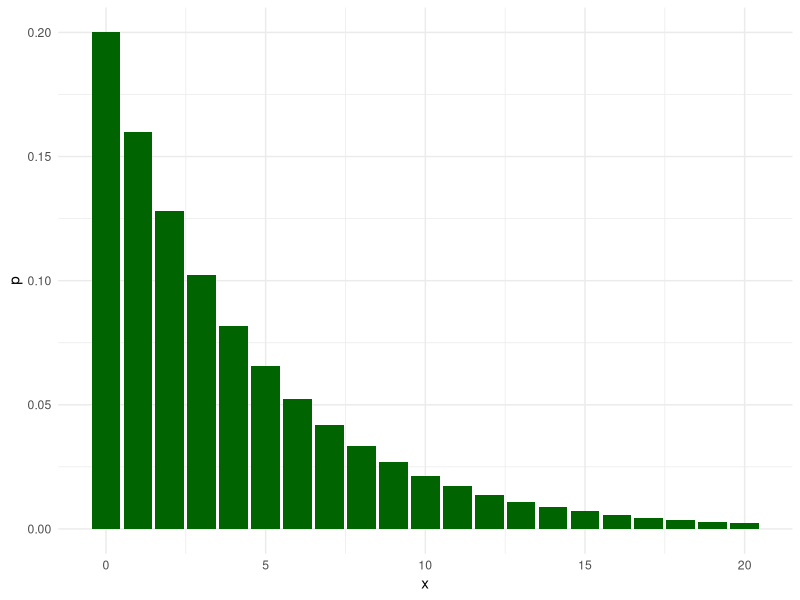
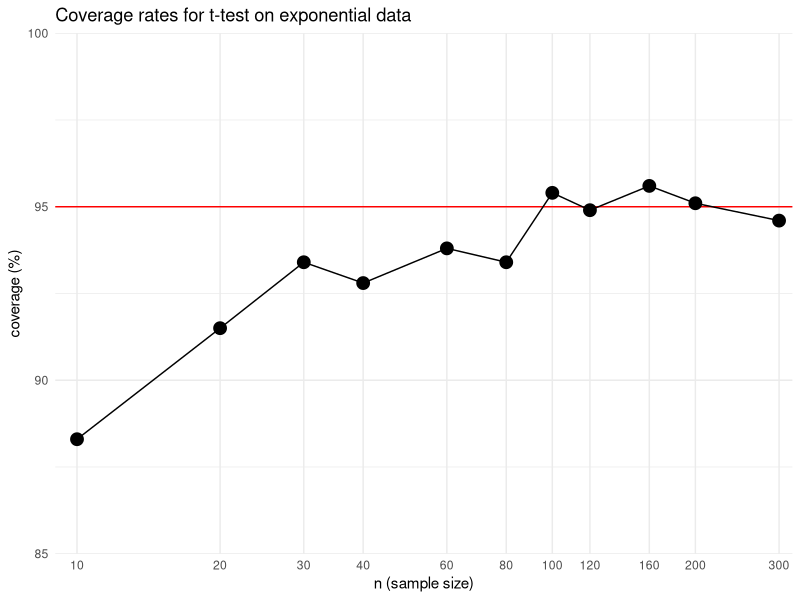

Source code (R) for these figures, in order:
## ---- chunk 1
library( tidyverse )
set.seed( 1019 )
## ---- chunk 2

# make fake data
dat <- rnorm( n = 10, mean = 4, sd = 2 )

# conduct the test
tt <- t.test( dat )
tt

# examine the confidence interval
tt$conf.int
## ---- chunk 3
findInterval( 1, c(20, 30) )
findInterval( 25, c(20, 30) )
findInterval( 40, c(20, 30) )
## ---- chunk 4
findInterval( 4, tt$conf.int )
## ---- chunk 5
# make fake data
dat <- rnorm( n = 10, mean = 4, sd = 2 )

# conduct the test
tt <- t.test( dat )

# evaluate the results
findInterval( 4, tt$conf.int ) == 1
## ---- chunk 6
rps <- replicate( 1000, {
  dat <- rnorm( n = 10, mean = 4, sd = 2 )
  tt <- t.test( dat )
  findInterval( 4, tt$conf.int )
})

head(rps, 20)
## ---- chunk 7
table( rps )
mean( rps == 1 )

## ---- chunk 8
covered <- as.numeric( rps == 1 )
prop.test( sum(covered), length(covered), p = 0.95 )
## ---- chunk 9
dat <- data.frame(x = 0:20, p = dgeom(0:20, prob = 1/5))
ggplot(dat, aes(x, p)) + 
  geom_col(fill = "darkgreen") + 
  theme_minimal()
## ---- chunk 10
rps <- replicate( 1000, {
  dat <- rgeom( n = 10, prob = 1/5 )
  tt <- t.test( dat )
  findInterval( 4, tt$conf.int )
})
table( rps )
## ---- chunk 11
mean( rps == 1 )
## ---- chunk 12
covered <- as.numeric( rps == 1 )
prop.test( sum(covered), length(covered), p = 0.95)
## ---- chunk 13

ttest_CI_experiment = function( n ) {
  
  rps <- replicate( 1000, {
    dat <- rgeom( n = n, prob = 1/5 ) # simulate data
    tt <- t.test( dat )               # analyze data
    findInterval( 4, tt$conf.int )    # evaluate coverage
  })

  coverage <- mean( rps == 1 )       # summarize results
  
  return(coverage)
}
## ---- chunk 14
ttest_CI_experiment(n = 10)
## ---- chunk 15
ttest_CI_experiment(n = 10)
ttest_CI_experiment(n = 20)
ttest_CI_experiment(n = 30)
## ---- chunk 16
ns <- c(10, 20, 30, 40, 60, 80, 100, 120, 160, 200, 300)
## ---- chunk 17
coverage_est <- map_dbl( ns, ttest_CI_experiment)
## ---- chunk 18
res <- tibble( 
  n = ns, 
  coverage = 100 * coverage_est 
)

ggplot( res, aes( x = n, y = coverage ) ) +
  geom_hline( yintercept=95, col="red" ) +  
  # A reference line for nominal coverage rate
  geom_line() + 
  geom_point( size = 4 ) +
  scale_x_log10( breaks = ns, minor_breaks = NULL) +
  labs( 
    title="Coverage rates for t-test on exponential data",
    x = "n (sample size)", 
    y = "coverage (%)" 
  ) +
  coord_cartesian(xlim = c(9,320), ylim=c(85,100), expand = FALSE) + 
  theme_minimal()
## ---- chunk 19
    ttest_CI_experiment_full = function( n ) {
      
      lotsa_CIs <- replicate( 1000, {
        # simulate data
        dat <- rgeom( n = n, prob = 1/5)                            
        # analyze data
        tt <- t.test( dat )                                       
        # return CI
        tibble(lower = tt$conf.int[1], upper = tt$conf.int[2])
      }, simplify = FALSE ) %>%
        bind_rows()
    
      # summarize results
      # <calculate coverage>
      # <calculate average interval length>
      # <calculate a 95% confidence interval for the true coverage rate>

      return(coverage)
    }
    
## ---- chunk 20
    ttest_CI_experiment <- function( n, pop_mean, reps) {
      
      pop_prob <- 1 / (pop_mean + 1)
      
      # <fill in the rest>
      
      return(coverage)
    }
